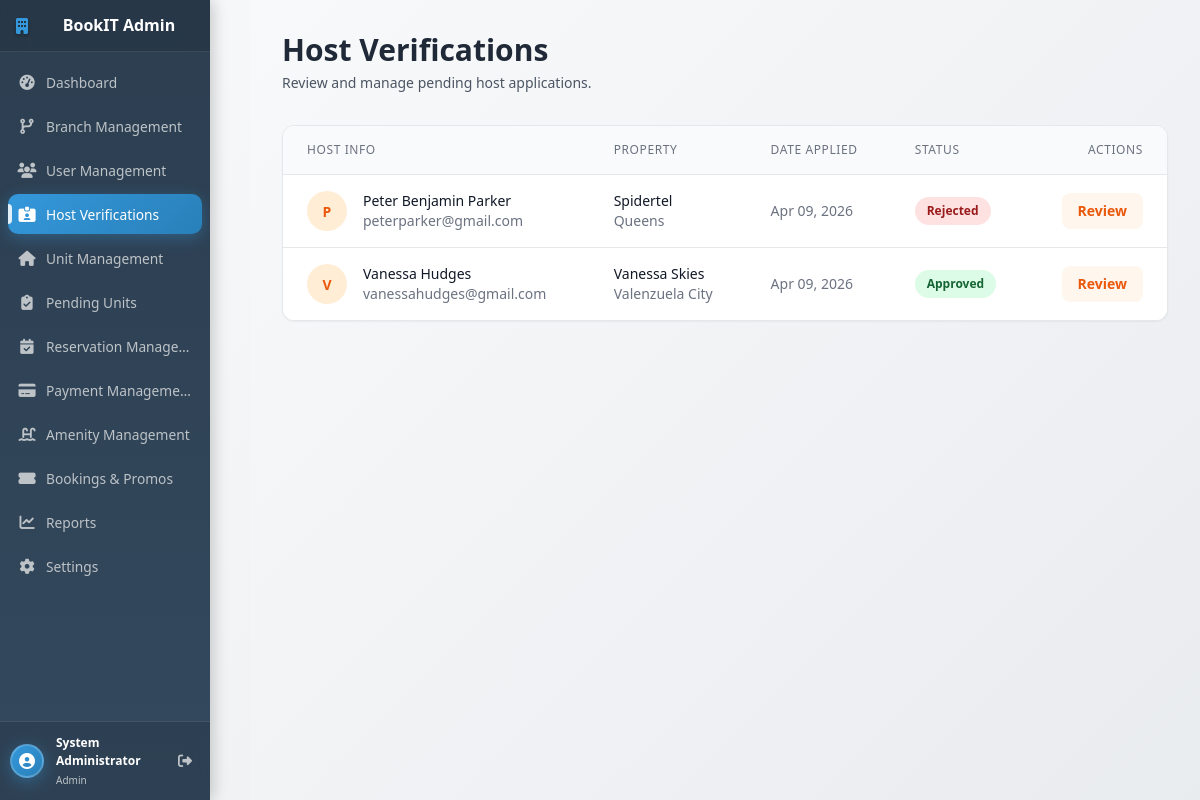
Before: /admin/host_verifications.php (signed in) with the older database file.
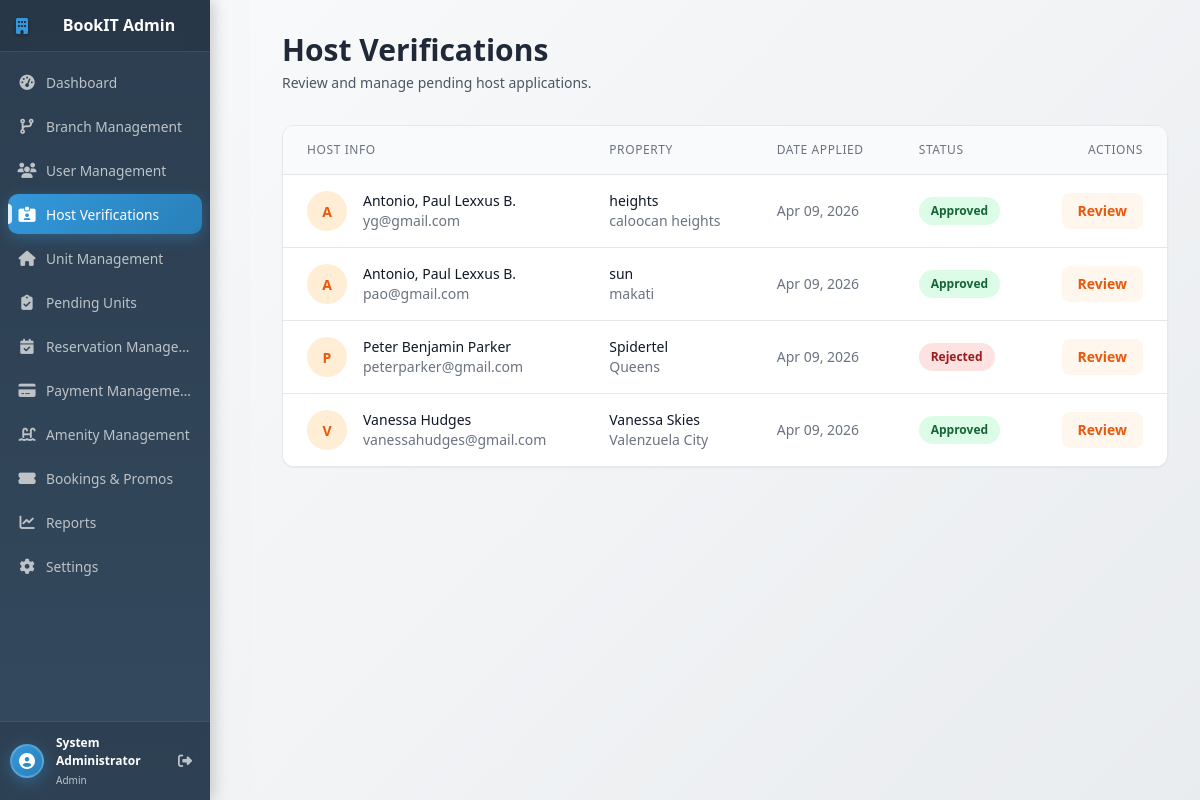
After: the same page with the newer database file.
### tables this page shows
CREATE TABLE IF NOT EXISTS `host_applications` (
  `application_id` int NOT NULL AUTO_INCREMENT,
  `user_id` int NOT NULL,
  `condo_name` varchar(150) DEFAULT NULL,
  `branch_name` varchar(150) DEFAULT NULL,
  `complete_address` text,
  `social_media_link` varchar(255) DEFAULT NULL,
  `primary_id_type` varchar(100) DEFAULT NULL,
  `primary_id_number` varchar(100) DEFAULT NULL,
  `primary_id_path` varchar(255) DEFAULT NULL,
  `secondary_id_path` varchar(255) DEFAULT NULL,
  `selfie_with_id_path` varchar(255) DEFAULT NULL,
  `proof_of_ownership_path` varchar(255) DEFAULT NULL,
  `utility_bill_path` varchar(255) DEFAULT NULL,
  `payout_method` varchar(50) DEFAULT NULL,
  `account_name` varchar(150) DEFAULT NULL,
  `account_number` varchar(150) DEFAULT NULL,
  `bank_name` varchar(150) DEFAULT NULL,
  `status` enum('pending','approved','rejected') DEFAULT 'pending',
  `admin_notes` text,
  `reviewed_by` int DEFAULT NULL,
  `reviewed_at` datetime DEFAULT NULL,
  `created_at` timestamp NULL DEFAULT CURRENT_TIMESTAMP,
  PRIMARY KEY (`application_id`),
  KEY `user_id` (`user_id`)
);

CREATE TABLE IF NOT EXISTS `users` (
  `user_id` int NOT NULL AUTO_INCREMENT,
  `full_name` varchar(100) NOT NULL,
  `email` varchar(100) NOT NULL,
  `password` varchar(255) NOT NULL,
  `phone` varchar(20) DEFAULT NULL,
  `role` enum('admin','host','renter','manager') DEFAULT 'renter',
  `branch_id` int DEFAULT NULL,
  `is_active` tinyint(1) DEFAULT '1',
  `created_at` timestamp NULL DEFAULT CURRENT_TIMESTAMP,
  `last_login` datetime DEFAULT NULL,
  `updated_at` timestamp NULL DEFAULT CURRENT_TIMESTAMP ON UPDATE CURRENT_TIMESTAMP,
  `address` text,
  `profile_picture` varchar(255) DEFAULT NULL,
  `login_method` varchar(20) DEFAULT 'email',
  `reset_token` varchar(255) DEFAULT NULL,
  `token_expiry` datetime DEFAULT NULL,
  `verification_status` enum('none','pending','verified','rejected') DEFAULT 'none',
  PRIMARY KEY (`user_id`),
  UNIQUE KEY `email` (`email`)
);

### admin/host_verifications.php (the view, shortened to what the rows shown need)
<?php
include_once '../includes/functions.php';
mysqli_query($conn, "
CREATE TABLE IF NOT EXISTS `audit_logs` (
  `log_id` int NOT NULL AUTO_INCREMENT,
  `user_id` int DEFAULT NULL,
  `action_type` varchar(50) NOT NULL,
  `entity_type` varchar(50) NOT NULL,
  `entity_id` int NOT NULL,
  `details` text,
  `created_at` timestamp NULL DEFAULT CURRENT_TIMESTAMP,
  PRIMARY KEY (`log_id`),
  KEY `user_id` (`user_id`),
  KEY `entity` (`entity_type`, `entity_id`)
) ENGINE=InnoDB DEFAULT CHARSET=utf8mb4 COLLATE=utf8mb4_unicode_ci;
");
$query = "SELECT h.*, u.full_name as raw_full_name, u.email as raw_email, u.phone as raw_phone
          FROM host_applications h
          JOIN users u ON h.user_id = u.user_id
          ORDER BY h.created_at DESC";
$result = mysqli_query($conn, $query);
$applications = [];
while ($row = mysqli_fetch_assoc($result)) {
    $applications[] = $row;
}
?>
<!DOCTYPE html>
<html lang="en">
<head>
  <link rel="stylesheet" href="../assets/css/admin/admin_dashboard.css">
  <link rel="stylesheet" href="https://cdnjs.cloudflare.com/ajax/libs/font-awesome/6.5.0/css/all.min.css">
  <script src="https://cdn.tailwindcss.com"></script>
</head>
<body class="bg-gray-100">
<div class="flex min-h-screen">
  <main class="flex-1 ml-[250px] p-8 content overflow-y-auto w-full">
    <div class="mb-8 flex justify-between items-center">
      <div>
        <h1 class="text-3xl font-bold text-gray-800">Host Verifications</h1>
      </div>
    </div>
    <div class="bg-white rounded-xl shadow-sm border border-gray-200 overflow-hidden">
      <table class="min-w-full divide-y divide-gray-200">
        <thead class="bg-gray-50">
          <tr>
            <th class="px-6 py-4 text-left text-xs font-medium text-gray-500 uppercase tracking-wider">Host Info</th>
            <th class="px-6 py-4 text-left text-xs font-medium text-gray-500 uppercase tracking-wider">Property</th>
            <th class="px-6 py-4 text-left text-xs font-medium text-gray-500 uppercase tracking-wider">Date Applied</th>
            <th class="px-6 py-4 text-left text-xs font-medium text-gray-500 uppercase tracking-wider">Status</th>
            <th class="px-6 py-4 text-right text-xs font-medium text-gray-500 uppercase tracking-wider">Actions</th>
          </tr>
        </thead>
        <tbody class="bg-white divide-y divide-gray-200">
          <?php if (count($applications) > 0): ?>
            <?php foreach ($applications as $app): ?>
              <tr class="hover:bg-gray-50 transition">
                <td class="px-6 py-4 whitespace-nowrap">
                  <div class="flex items-center">
                    <div class="h-10 w-10 rounded-full bg-orange-100 flex items-center justify-center text-orange-600 font-bold">
                      <?php echo strtoupper(substr($app['raw_full_name'], 0, 1)); ?>
                    </div>
                    <div class="ml-4">
                      <div class="text-sm font-medium text-gray-900"><?php echo htmlspecialchars($app['raw_full_name']); ?></div>
                      <div class="text-sm text-gray-500"><?php echo htmlspecialchars($app['raw_email']); ?></div>
                    </div>
                  </div>
                </td>
                <td class="px-6 py-4 whitespace-nowrap">
                  <div class="text-sm text-gray-900"><?php echo htmlspecialchars($app['condo_name']); ?></div>
                  <div class="text-sm text-gray-500 truncate max-w-[200px]"><?php echo htmlspecialchars($app['branch_name']); ?></div>
                </td>
                <td class="px-6 py-4 whitespace-nowrap text-sm text-gray-500">
                  <?php echo date('M d, Y', strtotime($app['created_at'])); ?>
                </td>
                <td class="px-6 py-4 whitespace-nowrap">
                  <?php if ($app['status'] == 'pending'): ?>
                    <span class="px-3 py-1 inline-flex text-xs leading-5 font-semibold rounded-full bg-yellow-100 text-yellow-800">Pending</span>
                  <?php elseif ($app['status'] == 'approved'): ?>
                    <span class="px-3 py-1 inline-flex text-xs leading-5 font-semibold rounded-full bg-green-100 text-green-800">Approved</span>
                  <?php else: ?>
                    <span class="px-3 py-1 inline-flex text-xs leading-5 font-semibold rounded-full bg-red-100 text-red-800">Rejected</span>
                  <?php endif; ?>
                </td>
                <td class="px-6 py-4 whitespace-nowrap text-right text-sm font-medium">
                  <button onclick="viewApplication(<?php echo htmlspecialchars(json_encode($app)); ?>)"
                          class="text-orange-600 hover:text-orange-900 font-semibold bg-orange-50 px-4 py-2 rounded-lg">
                    Review
                  </button>
                </td>
              </tr>
            <?php endforeach; ?>
          <?php else: ?>
            <tr>
              <td colspan="5" class="px-6 py-12 text-center text-gray-500">No applications found.</td>
            </tr>
          <?php endif; ?>
        </tbody>
      </table>
    </div>
  </main>
</div>
</body>
</html>

Changed rows visible on the page:
added host_applications: user.full_name "A", user.full_name "Antonio, Paul Lexxus B.", user.email "yg@gmail.com", condo_name "heights", branch_name "caloocan heights", created_at "Apr 09, 2026", status "Approved"
added host_applications: user.full_name "A", user.full_name "Antonio, Paul Lexxus B.", user.email "pao@gmail.com", condo_name "sun", branch_name "makati", created_at "Apr 09, 2026", status "Approved"
